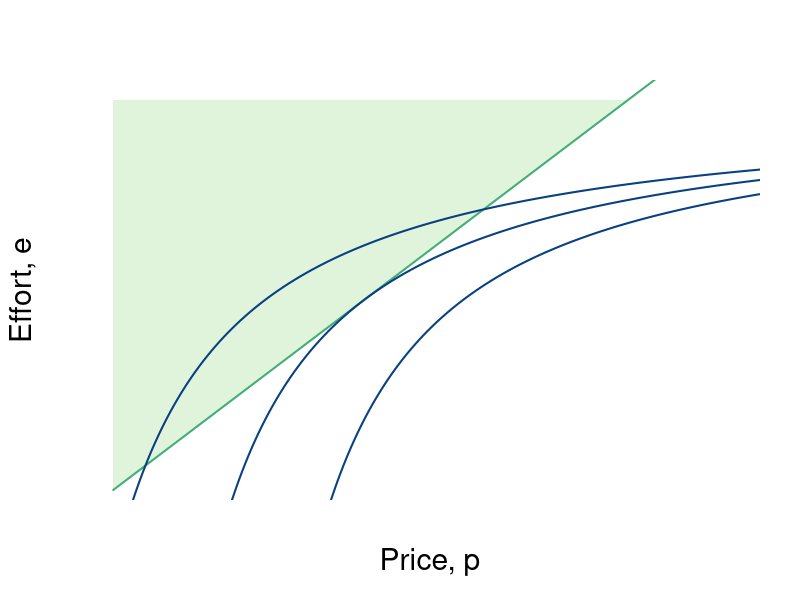

This chart was generated by the following R code: (Note: this script raises an error after producing the figure.)
require(shape)
pdf(file = "employment/employment_price_ed.pdf", width = 9, height = 7)

#Set parameters for graphics
axislabelsize <- 1.8
labelsize <- 1.5
namesize <- 1.8
annotatesize <- 1.5
graphlinewidth <- 2
segmentlinewidth <- 1.5

COL <- c("#7fc97f", "#beaed4", "#fdc086", "#ffff99", "#386cb0", "#f0027f", "#bf5b17", "#666666")
COLA <- c("#e0f3db", "#99d8c9","#66c2a4","#41ae76", "#238b45", "#005824")
COLB <- c("#4eb3d3", "#2b8cbe", "#0868ac","#084081")

#Parameters for figures
u1 <- 4
u2 <- 10
u3 <- 16
a1 <- 2
a2 <- 2
a3 <- 2

indiffFn1 <- function(y, u1 = 4.5, a1 = 2) {
  1 - (a1) / (y - u1)
}

indiffFn2 <- function(y, u2 = 10.5, a2 = 2) {
  1 - (a2) / (y - u2)
}

indiffFn3 <- function(y, u3 = 16.5, a3 = 2) {
  1 - (a3) / (y - u3)
}

PCFn <- function(delta, mu = 16) {
  delta/mu
}

#The derivative for the function q = 1 - delta/(p - u) = delta/p - u)^2;
#From that we get the derivative and substitute in the relevant values
#for delta, u and p; that is we get a slope of 1/32
#But we also need the intercept; 0.375 above, or q/2 as it stood
tangentLine <- function(w){
  0.375 + (1/32)*w
}

COL <- c("#bae4b3", "#74c476", "#238b45")
par(mar =  c(5, 5, 4, 2))
xlims <- c(0, 10)
ylims <- c(0, 1.05)


plot(0, 0, xlim = xlims, ylim = ylims, type = "n",
     xlab = expression(paste("Price, ", p)),
     ylab = expression(paste("Effort, ", e)),
     xaxt = "n", 
     yaxt = "n",
     cex.lab = axislabelsize, 
     bty = "n", 
     xaxs="i", 
     yaxs="i")


xpoly1 <- seq(from = xlims[1] + 0.2, to = 8, length.out = 500)
ypoly1 <- PCFn(xpoly1, mu = 8)
polygon(x = c(xpoly1, rev(xpoly1[1])), y = c(ypoly1, rev(ypoly1)[1]), col=COLA[1], density=NULL, border = NA)


npts <- 500 
xx1 <- seq(u1 + a1 + 0.1, xlims[2], length.out = npts)
xx2 <- seq(u2 + a2 + 0.1, xlims[2], length.out = npts)
xx3 <- seq(3, xlims[2], length.out = npts)
xx4 <- seq(7, 17, 0.01)
xx5 <- seq(xlims[1] + 0.2, xlims[2], length.out = npts)
xx6 <- seq(xlims[1], 20, length.out = npts)


#Draw the lines for the graphs
lines(xx5, PCFn(xx5, mu = 8), col = COLA[4], lwd = graphlinewidth)
lines(xx5, indiffFn1(xx5, u = 0), col = COLB[4], lwd = graphlinewidth)
lines(xx5, indiffFn1(xx5, u = -1.5), col = COLB[4], lwd = graphlinewidth)
lines(xx3, indiffFn1(xx3, u = 1.5), col = COLB[4], lwd = graphlinewidth)
lines(xx6, prodFn2(xx6), col = COLA[4], lwd = graphlinewidth)

#Customize ticks and labels for the plot
ticksy <- c(0, PCFn(delta = 4, mu = 8), 1, 1.1)
ylabels <- c(0, expression(paste(e^C)), expression(paste(bar(e) == 1) ), NA)
ticksx <- c(0, 4, xlims[2])
xlabels <- c(0, expression(paste(p^C)), NA)
axis(1, at = ticksx, pos = 0, labels = xlabels)
axis(2, at = ticksy, pos = 0, labels = ylabels, las = 1)

#Annotation of the three indifference curves
text(0.8, 0.05, expression(paste(u[1])))
text(2.65, 0.05, expression(paste(u[2] == u[z], phantom() == 0)))
text(3.8, 0.05, expression(paste(u[3])))

#Line for the max quality, q = 1 
segments(0, 1, xlims[2], 1, lty = 2, col = "darkgray", lwd = 2)
#Annotating line of 100% quality
#text(1.4, 1.025, expression(paste("Maximum level of effort, ", bar(e))))

#Add a point for the tangency
segments(4, 0, 4, PCFn(delta = 4, mu = 8), lty = 2, col = "darkgray", lwd = segmentlinewidth)
segments(0, PCFn(delta = 4, mu = 8), 4, PCFn(delta = 4, mu = 8), lty = 2, col = "darkgray", lwd = segmentlinewidth)
points(4, PCFn(delta = 4, mu = 8), pch = 16, col = "black", cex = 1.5)
text(4, PCFn(delta = 4, mu = 8) + 0.03, expression(paste(c)))


#Arrow to Slope of production function
# Arrows(8, 0.9, 18, 0.9, col = "black", lty = 1, lwd = 1.5, arr.type = "triangle")
# text(5, 0.93, expression(paste("Slope = ", frac(1, y[e]))))
# text(6.4, 0.83, expression(paste(" = ", frac(e^0.5, phi))))
#text(6.2, 0.83, expression(paste(" = ", frac(y, 2*phi^2))))
# text(20.8, 0.96, expression(paste(y(e))))

# Arrows(19, 0.6, 16.5, 0.6, col = "black", lty = 1, lwd = 1.5, arr.type = "triangle")
# text(21, 0.6, expression(paste(-frac(1, y[e]) == frac(u[y],u[e]))))

# text(4, 0.5, expression(paste("Feasible")))
# text(4, 0.45, expression(paste("set")))



#Label the feasible frontier
text(2, 0.75, expression("Better for"), cex = labelsize)
text(2, 0.7, expression("employer"), cex = labelsize)
# text(3.2, 0.5, expression("(production possibilities frontier)"), cex = labelsize)
# Arrows(4.35, 0.95, 8.1, 0.95, col = "black", lty = 1, lwd = 2, arr.type = "triangle", arr.lwd = 0.5)

text(8, 0.25, expression("Better for"), cex = labelsize)
text(8, 0.2, expression("employee"), cex = labelsize)


text(4, 0.97, expression(paste("Slope of iso-profit")), cex = labelsize)
text(4, 0.89, expression(paste(-mrt(p,e) == frac(de,dp),phantom()==frac(e, p))), cex = labelsize)
Arrows(5.1, 0.89, 6.9, 0.89, col = "black", lty = 1, lwd = 2, arr.type = "triangle", arr.lwd = 0.5)

text(8, 0.5, expression(paste(mrs(p,e) == frac(u[p],u[e]),phantom()==frac(e, p),phantom() == mrt(p,e))), cex = labelsize)
Arrows(6.4, 0.5, 4.25, 0.5, col = "black", lty = 1, lwd = 2, arr.type = "triangle", arr.lwd = 0.5)


dev.off()
